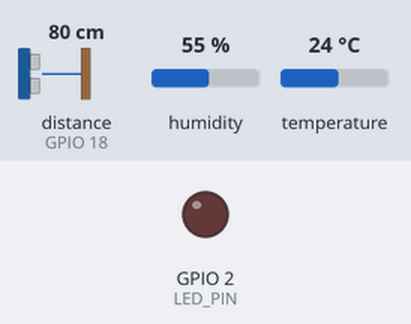
Bench run of a sketch on a simulated ESP32. On the bench: output pins drawn as LEDs (lit = HIGH). The inputs (shaded band) are chosen by the test bench; at power-on: distance to the obstacle (sensor on GPIO 18) 80 cm, humidity 55 %, temperature 24 °C. The echo pulse lasts 58.3 µs per cm; WiFi joins after 1.5 s; servers stay silent unless stated; the local clock reads 2024-03-15 10:24:30 at power-on unless the sketch sets it; no MQTT or app messages arrive unless stated; pins used as bus, display or sensor lines are not drawn; what the sketch prints to the serial monitor is not drawn.

Above: at 3.2 s.
At 5.06 s:
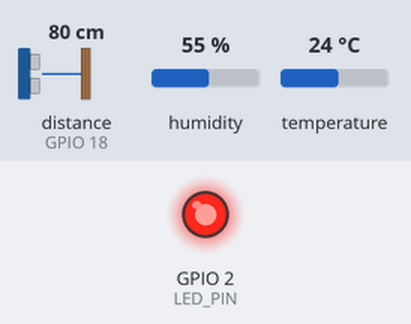
Timing chart, 0 to 8.0 s (numbered marks = the images above):
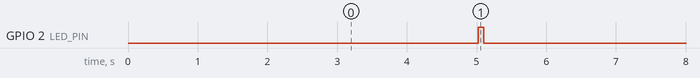

The sketch:

sketch.ino
```cpp
#include <WiFi.h>
#include <PubSubClient.h>
#include <DHTesp.h>
#include <time.h>
#include <esp_sntp.h>


const char* WIFI_SSID = "Wokwi-GUEST";
const char* WIFI_PASSWORD = "";


const char* MQTT_SERVER = "eu.thingsboard.cloud";
const int MQTT_PORT = 1883;


const char* TOKEN = "oBGFzVKJaZhgdU6aeN1l";


const char* MQTT_TOPIC = "v1/devices/me/telemetry";


const int DHT_PIN = 15;
const int TRIG_PIN = 5;
const int ECHO_PIN = 18;
const int LED_PIN = 2;


const unsigned long SEND_INTERVAL_MS = 5000;


WiFiClient wifiClient;
PubSubClient mqttClient(wifiClient);
DHTesp dht;


unsigned long lastSend = 0;
unsigned long sequenceNo = 0;


void connectWiFi() {
  Serial.print("Connecting WiFi");

  WiFi.begin(WIFI_SSID, WIFI_PASSWORD, 6);

  while (WiFi.status() != WL_CONNECTED) {
    delay(500);
    Serial.print(".");
  }

  Serial.println(" connected");

  Serial.print("IP Address: ");
  Serial.println(WiFi.localIP());
}


void connectMQTT() {
  while (!mqttClient.connected()) {

    String clientId =
        "ESP32-Bai1-" +
        String((uint32_t)ESP.getEfuseMac(), HEX);

    Serial.print("Connecting MQTT...");

    if (mqttClient.connect(
          clientId.c_str(),
          TOKEN,
          NULL)) {

      Serial.println(" connected");

    } else {

      Serial.printf(
          " failed, rc=%d. Retry in 2 s\n",
          mqttClient.state()
      );

      delay(2000);
    }
  }
}


// Wokwi mo phong cham hon thoi gian thuc nen dong ho ESP32 bi troi;
// dong bo lai NTP ngay truoc moi lan gui de sent_ms khop gio thuc
void resyncClock() {
  sntp_restart();
  unsigned long t0 = millis();
  while (sntp_get_sync_status() != SNTP_SYNC_STATUS_COMPLETED && millis() - t0 < 3000) {
    delay(10);
  }
}


float readDistanceCm() {


  digitalWrite(TRIG_PIN, LOW);
  delayMicroseconds(2);


  digitalWrite(TRIG_PIN, HIGH);
  delayMicroseconds(10);
  digitalWrite(TRIG_PIN, LOW);


  unsigned long duration =
      pulseIn(ECHO_PIN, HIGH, 30000);


  if (duration == 0) {
    return NAN;
  }


  return duration * 0.0343f / 2.0f;
}


void setup() {

  Serial.begin(115200);


  pinMode(TRIG_PIN, OUTPUT);
  pinMode(ECHO_PIN, INPUT);


  pinMode(LED_PIN, OUTPUT);
  digitalWrite(LED_PIN, LOW);


  dht.setup(
      DHT_PIN,
      DHTesp::DHT22
  );


  connectWiFi();


  // Dong bo dong ho qua NTP de gui kem thoi diem gui (sent_ms), dung tinh do tre ESP32 -> ThingsBoard
  configTime(7 * 3600, 0, "pool.ntp.org", "time.google.com");
  Serial.print("Sync NTP");
  struct tm timeinfo;
  while (!getLocalTime(&timeinfo, 1000)) {
    Serial.print(".");
  }
  Serial.println(" done");

  mqttClient.setServer(
      MQTT_SERVER,
      MQTT_PORT
  );

  mqttClient.setBufferSize(256);
}


void loop() {


  if (WiFi.status() != WL_CONNECTED) {
    connectWiFi();
  }


  if (!mqttClient.connected()) {
    connectMQTT();
  }


  mqttClient.loop();


  unsigned long now = millis();

  if (now - lastSend < SEND_INTERVAL_MS) {
    return;
  }

  lastSend = now;


  TempAndHumidity data =
      dht.getTempAndHumidity();


  float distance =
      readDistanceCm();


  if (!isfinite(data.temperature) ||
      !isfinite(data.humidity) ||
      !isfinite(distance)) {

    Serial.println(
        "Invalid sensor data - skip publish"
    );

    return;
  }


  sequenceNo++;

  resyncClock();
  struct timeval tv;
  gettimeofday(&tv, NULL);
  unsigned long long sentMs = (unsigned long long)tv.tv_sec * 1000ULL + tv.tv_usec / 1000;


  char payload[256];

  snprintf(
      payload,
      sizeof(payload),

      "{\"temperature\":%.2f,"
      "\"humidity\":%.2f,"
      "\"distance_cm\":%.2f,"
      "\"rssi\":%d,"
      "\"sequence\":%lu,"
      "\"uptime_s\":%lu,"
      "\"sent_ms\":%llu}",

      data.temperature,
      data.humidity,
      distance,
      WiFi.RSSI(),
      sequenceNo,
      millis() / 1000,
      sentMs
  );


  bool ok =
      mqttClient.publish(
          MQTT_TOPIC,
          payload
      );


  Serial.printf(
      "%s | publish=%s\n",
      payload,
      ok ? "OK" : "FAILED"
  );


  digitalWrite(LED_PIN, HIGH);

  delay(80);

  digitalWrite(LED_PIN, LOW);
}
```

Measured:
- by itself, GPIO 2 (LED_PIN): alternates HIGH for 0.08 s and LOW for 4.9 s
